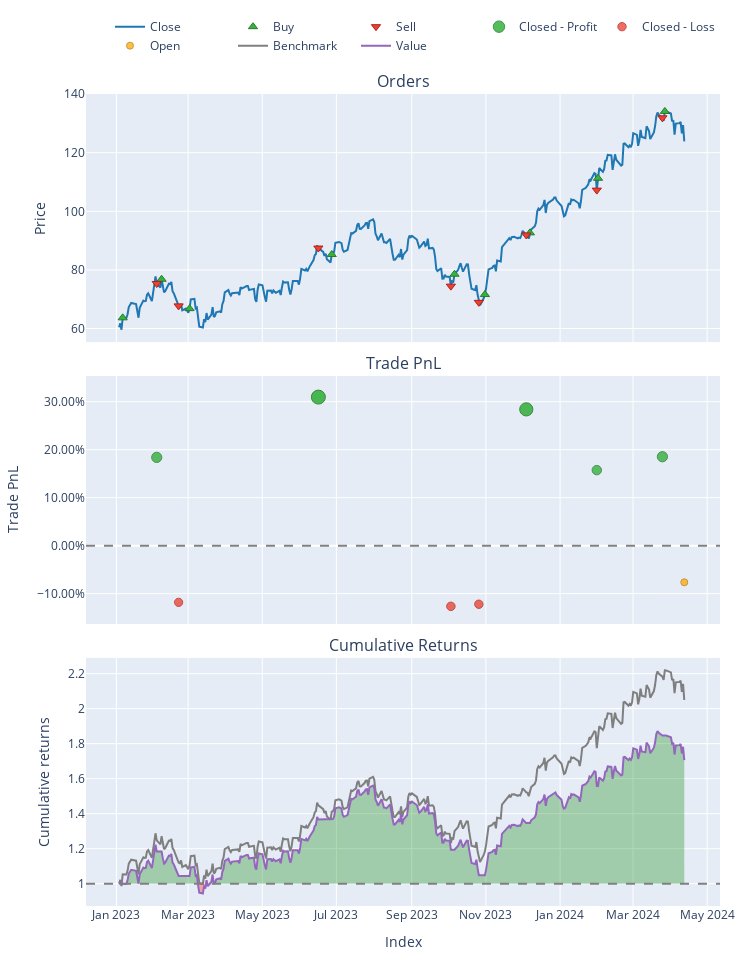

The notebook cell saved with this chart:
### Code cell
opf = pf[max_pf]
opf.plot().show()

# Show performance metrics
print(max_pf)


print(opf.stats())

### Figure 1 — Plotly figure (JSON) as saved in the notebook; plotly's stock layout.template omitted (floating-point values rounded to 4 significant figures; data arrays with more than 128 entries replaced by an {"elided": "..."} marker saying what was removed)
{"data": [{"legendgroup": "0", "line": {"color": "#1f77b4"}, "name": "Close", "showlegend": true, "type": "scatter", "uid": "dd165f94-8f5e-40b6-b5dc-77c66d380fa6", "x": {"elided": "321 str values"}, "xaxis": "x", "y": {"elided": "321 float values"}, "yaxis": "y"}, {"customdata": [[0, 1.571, 0], [2, 1.541, 0], [4, 1.563, 0], [6, 1.604, 0], [8, 1.521, 0], [10, 1.464, 0], [12, 1.453, 0], [14, 1.4, 0], [16, 1.377, 0]], "hovertemplate": "Order Id: %{customdata[0]}<br>Timestamp: %{x}<br>Price: %{y}<br>Size: %{customdata[1]:.6f}<br>Fees: %{customdata[2]:.6f}", "legendgroup": "1", "marker": {"color": "#37B13F", "line": {"color": "rgb(38,123,44)", "width": 1}, "size": 8, "symbol": "triangle-up"}, "mode": "markers", "name": "Buy", "type": "scatter", "uid": "1e3a632c-f799-4171-8bde-324da29c04bd", "x": ["2023-01-06T05:00:00+00:00", "2023-02-07T05:00:00+00:00", "2023-03-02T05:00:00+00:00", "2023-06-27T04:00:00+00:00", "2023-10-06T04:00:00+00:00", "2023-10-31T04:00:00+00:00", "2023-12-07T05:00:00+00:00", "2024-02-01T05:00:00+00:00", "2024-03-27T04:00:00+00:00"], "xaxis": "x", "y": [63.66, 76.81, 66.79, 85.25, 78.54, 71.6, 92.65, 111.3, 134.1], "yaxis": "y"}, {"customdata": [[1, 1.571, 0], [3, 1.541, 0], [5, 1.563, 0], [7, 1.604, 0], [9, 1.521, 0], [11, 1.464, 0], [13, 1.453, 0], [15, 1.4, 0]], "hovertemplate": "Order Id: %{customdata[0]}<br>Timestamp: %{x}<br>Price: %{y}<br>Size: %{customdata[1]:.6f}<br>Fees: %{customdata[2]:.6f}", "legendgroup": "2", "marker": {"color": "#EA4335", "line": {"color": "rgb(181,31,18)", "width": 1}, "size": 8, "symbol": "triangle-down"}, "mode": "markers", "name": "Sell", "type": "scatter", "uid": "e6b0748e-af05-418f-96bf-b596e3251405", "x": ["2023-02-03T05:00:00+00:00", "2023-02-21T05:00:00+00:00", "2023-06-16T04:00:00+00:00", "2023-10-03T04:00:00+00:00", "2023-10-26T04:00:00+00:00", "2023-12-04T05:00:00+00:00", "2024-01-31T05:00:00+00:00", "2024-03-25T04:00:00+00:00"], "xaxis": "x", "y": [75.37, 67.74, 87.46, 74.47, 68.94, 91.93, 107.2, 131.9], "yaxis": "y"}, {"customdata": [[0, 0, 18.39, 0.1839], [2, 2, 32.32, 0.3096], [5, 5, 29.78, 0.284], [6, 6, 21.18, 0.1573], [7, 7, 28.87, 0.1853]], "hovertemplate": "Exit Trade Id: %{customdata[0]}<br>Position Id: %{customdata[1]}<br>Exit Timestamp: %{x}<br>PnL: %{customdata[2]:.6f}<br>Return: %{customdata[3]:.2%}", "legendgroup": "3", "marker": {"color": "#37B13F", "line": {"color": "rgb(38,123,44)", "width": 1}, "opacity": [0.8192, 0.9, 0.8836, 0.8021, 0.8201], "size": [10.23, 14, 13.23, 9.431, 10.27], "symbol": "circle"}, "mode": "markers", "name": "Closed - Profit", "type": "scatter", "uid": "677b44bf-11d0-4d66-9626-931ba7fee775", "x": ["2023-02-03T05:00:00+00:00", "2023-06-16T04:00:00+00:00", "2023-12-04T05:00:00+00:00", "2024-01-31T05:00:00+00:00", "2024-03-25T04:00:00+00:00"], "xaxis": "x2", "y": [0.1839, 0.3096, 0.284, 0.1573, 0.1853], "yaxis": "y2"}, {"customdata": [[1, 1, -13.99, -0.1182], [3, 3, -17.29, -0.1265], [4, 4, -14.58, -0.1221]], "hovertemplate": "Exit Trade Id: %{customdata[0]}<br>Position Id: %{customdata[1]}<br>Exit Timestamp: %{x}<br>PnL: %{customdata[2]:.6f}<br>Return: %{customdata[3]:.2%}", "legendgroup": "4", "marker": {"color": "#EA4335", "line": {"color": "rgb(181,31,18)", "width": 1}, "opacity": [0.7769, 0.7822, 0.7794], "size": [8.256, 8.505, 8.373], "symbol": "circle"}, "mode": "markers", "name": "Closed - Loss", "type": "scatter", "uid": "47083562-3f70-432f-8a08-c2bc2d277154", "x": ["2023-02-21T05:00:00+00:00", "2023-10-03T04:00:00+00:00", "2023-10-26T04:00:00+00:00"], "xaxis": "x2", "y": [-0.1182, -0.1265, -0.1221], "yaxis": "y2"}, {"customdata": [[8, 8, -14.1, -0.07637]], "hovertemplate": "Exit Trade Id: %{customdata[0]}<br>Position Id: %{customdata[1]}<br>Exit Timestamp: %{x}<br>PnL: %{customdata[2]:.6f}<br>Return: %{customdata[3]:.2%}", "legendgroup": "5", "marker": {"color": "#FFAA00", "line": {"color": "rgb(178,118,0)", "width": 1}, "opacity": [0.75], "size": [7], "symbol": "circle"}, "mode": "markers", "name": "Open", "type": "scatter", "uid": "1730711f-b675-4942-a445-13fc99b39a2d", "x": ["2024-04-12T04:00:00+00:00"], "xaxis": "x2", "y": [-0.07637], "yaxis": "y2"}, {"legendgroup": "6", "line": {"color": "#7f7f7f"}, "name": "Benchmark", "showlegend": true, "type": "scatter", "uid": "c8ab2617-b039-4216-82a6-0ae4cf672e7d", "x": {"elided": "321 str values"}, "xaxis": "x3", "y": {"elided": "321 float values"}, "yaxis": "y3"}, {"hoverinfo": "skip", "legendgroup": "7", "line": {"color": "rgba(0, 0, 0, 0)", "width": 0}, "opacity": 0, "showlegend": false, "type": "scatter", "uid": "8947ea07-343e-418f-8e21-5df96c1749ac", "x": {"elided": "321 str values"}, "xaxis": "x3", "y": {"elided": "321 int values"}, "yaxis": "y3"}, {"connectgaps": false, "fill": "tonexty", "fillcolor": "rgba(0, 128, 0, 0.3)", "hoverinfo": "skip", "legendgroup": "7", "line": {"color": "rgba(0, 0, 0, 0)", "width": 0}, "opacity": 0, "showlegend": false, "type": "scatter", "uid": "8632db94-624d-4511-a4a5-b92f09824d75", "x": {"elided": "321 str values"}, "xaxis": "x3", "y": {"elided": "321 float values"}, "yaxis": "y3"}, {"hoverinfo": "skip", "legendgroup": "7", "line": {"color": "rgba(0, 0, 0, 0)", "width": 0}, "opacity": 0, "showlegend": false, "type": "scatter", "uid": "f63631f6-31e0-421f-a7cc-c8768b4268ed", "x": {"elided": "321 str values"}, "xaxis": "x3", "y": {"elided": "321 int values"}, "yaxis": "y3"}, {"connectgaps": false, "fill": "tonexty", "fillcolor": "rgba(255, 0, 0, 0.3)", "hoverinfo": "skip", "legendgroup": "7", "line": {"color": "rgba(0, 0, 0, 0)", "width": 0}, "opacity": 0, "showlegend": false, "type": "scatter", "uid": "dcc3f9eb-4e6d-42c4-9d1b-743cdcf8e556", "x": {"elided": "321 str values"}, "xaxis": "x3", "y": {"elided": "321 float values"}, "yaxis": "y3"}, {"legendgroup": "8", "line": {"color": "#9467bd"}, "name": "Value", "showlegend": true, "type": "scatter", "uid": "68988e5c-2af2-4fae-8557-882469856e5c", "x": {"elided": "321 str values"}, "xaxis": "x3", "y": {"elided": "321 float values"}, "yaxis": "y3"}, {"hoverinfo": "skip", "legendgroup": "7", "line": {"color": "rgba(0, 0, 0, 0)", "width": 0}, "opacity": 0, "showlegend": false, "type": "scatter", "uid": "4fc12dd7-4755-4c28-a1d1-b58a9379d467", "x": {"elided": "321 str values"}, "xaxis": "x3", "y": {"elided": "321 int values"}, "yaxis": "y3"}], "layout": {"annotations": [{"font": {"size": 16}, "showarrow": false, "text": "Orders", "x": 0.5, "xanchor": "center", "xref": "paper", "y": 1, "yanchor": "bottom", "yref": "paper"}, {"font": {"size": 16}, "showarrow": false, "text": "Trade PnL", "x": 0.5, "xanchor": "center", "xref": "paper", "y": 0.6528, "yanchor": "bottom", "yref": "paper"}, {"font": {"size": 16}, "showarrow": false, "text": "Cumulative Returns", "x": 0.5, "xanchor": "center", "xref": "paper", "y": 0.3056, "yanchor": "bottom", "yref": "paper"}], "height": 960, "legend": {"orientation": "h", "traceorder": "normal", "x": 1, "xanchor": "right", "y": 1.042, "yanchor": "bottom"}, "margin": {"b": 30, "l": 30, "r": 30, "t": 30}, "shapes": [{"line": {"color": "gray", "dash": "dash"}, "type": "line", "x0": 0, "x1": 1, "xref": "paper", "y0": 0, "y1": 0, "yref": "y2"}, {"line": {"color": "gray", "dash": "dash"}, "type": "line", "x0": 0, "x1": 1, "xref": "paper", "y0": 1, "y1": 1, "yref": "y3"}], "showlegend": true, "width": 750, "xaxis": {"anchor": "y", "domain": [0, 1], "matches": "x3", "showticklabels": false}, "xaxis2": {"anchor": "y2", "domain": [0, 1], "matches": "x3", "showticklabels": false}, "xaxis3": {"anchor": "y3", "domain": [0, 1], "title": {"text": "Index"}}, "yaxis": {"anchor": "x", "domain": [0.6944, 1], "title": {"text": "Price"}}, "yaxis2": {"anchor": "x2", "domain": [0.3472, 0.6528], "tickformat": ".2%", "title": {"text": "Trade PnL"}}, "yaxis3": {"anchor": "x3", "domain": [0, 0.3056], "title": {"text": "Cumulative returns"}}}}
